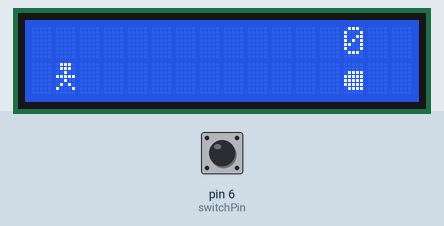
Simulated run of this sketch. Board: Arduino Uno, built with avr-gcc and run on an emulated ATmega328P. Shown: 16×2 character LCD. Inputs (shaded band) come from the test bench; at power-on: pin 6 (switchPin) LOW. What the sketch prints to the serial monitor is not drawn.

Above: at 1.2 s.
1.3 s: pin 6 (switchPin) pulled HIGH for 3.2 s
At 5.0 s:
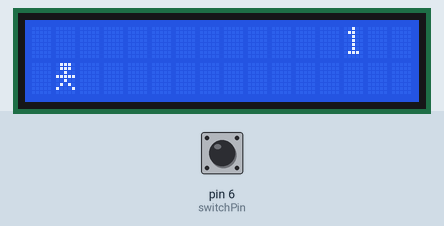
5.1 s: pin 6 (switchPin) pulled HIGH for 0.15 s
At 5.32 s:
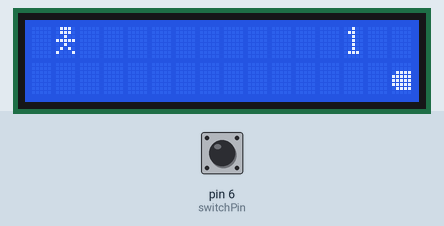
5.8 s: pin 6 (switchPin) pulled HIGH for 1 s
At 6.87 s:
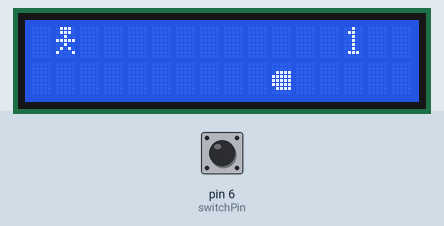
7.4 s: pin 6 (switchPin) pulled HIGH for 0.15 s
At 7.62 s:
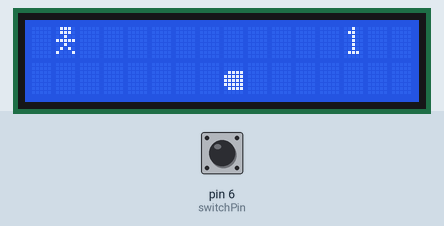
8.1 s: pin 6 (switchPin) pulled HIGH for 0.15 s
At 8.32 s:
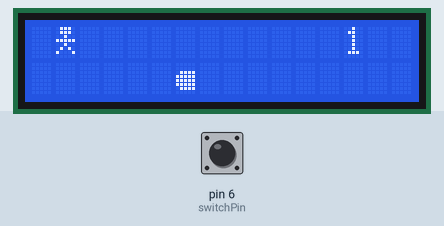
8.8 s: pin 6 (switchPin) pulled HIGH for 0.15 s
At 9.02 s:
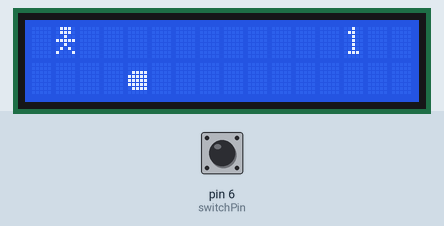
Timing chart, 0 to 10.5 s (numbered marks = the images above; inputs shaded):
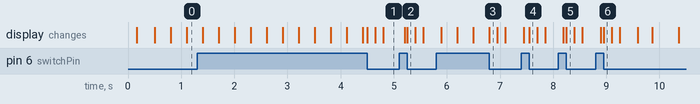

Measured:
- after the input at 1.3 s, the display: first differs from a run without the input after 3.2 s (image 1 shows a later state)
- after the input at 5.1 s, the display: first differs from a run without the input after 0.15 s (image 2)
- after the input at 5.8 s, the display: first differs from a run without the input after 1.0 s (image 3)
- after the input at 7.4 s, the display: first differs from a run without the input after 0.15 s (image 4)
- after the input at 8.1 s, the display: first differs from a run without the input after 0.15 s (image 5)
- after the input at 8.8 s, the display: first differs from a run without the input after 0.15 s (image 6)

The sketch:

Dino.ino
```cpp
#include <LiquidCrystal.h>
LiquidCrystal lcd(12,11,5,4,3,2);
const int switchPin = 6;
int switchState = 0;
int prevSwitchState = 0;
int reply;
int salta = 0;
int posPiedra = 0;
int gameOver = 0;
int pulsado = 0;
int correcto = 0;
int puntos = 0;

byte cuerpo[8] = {
B01110,
B01110,
B00100,
B11111,
B00100,
B01010,
B10001,
B00000,
};

byte piedra[8] = {
B00000,
B00000,
B01111,
B11111,
B11111,
B11111,
B01111,
B00000,
};

byte nada[8] = {
B00000,
B00000,
B00000,
B00000,
B00000,
B00000,
B00000,
B00000,
};

void setup() {
  Serial.begin(9600);
  lcd.createChar(0,cuerpo);
  lcd.createChar(1,piedra);
  lcd.createChar(2,nada);


  lcd.begin(16, 2);
  pinMode(switchPin, INPUT);
  lcd.setCursor(1, 1);
  lcd.write(byte(0));

  lcd.setCursor(13, 0);
  lcd.print(puntos);


}

void loop() {
  if(gameOver != 1){
    run();

  } else {
    lcd.setCursor(0,0);
    lcd.print("GAME OVER :(");
    puntos = 0;


    switchState = digitalRead(switchPin);

    if(switchState != prevSwitchState){
      if(switchState == LOW){ //Reiniciar partida
        lcd.clear();
        gameOver = 0;
        //pintar persona
        lcd.setCursor(1, 1);
        lcd.write(byte(0));
      }
    }
    prevSwitchState = switchState;
  }


}

void salto(){
    switchState = digitalRead(switchPin);

    if(switchState != prevSwitchState){
      if(switchState == LOW){

        if(posPiedra < 1 && correcto == 0){
          gameOver = 1;
          Serial.print("Game Over");

        } else if(posPiedra >= 1) { //animacion buen salto

         if(posPiedra == 1) {
            correcto = 1;
          }

          //eliminar persona abajo
          lcd.setCursor(1,1);
          lcd.write(byte(2));

          //pintar persona arriba
          salta = 1;
          lcd.setCursor(1,0);
          lcd.write(byte(0));
          Serial.print(posPiedra);


          delay(150);
          lcd.setCursor(posPiedra, 1);
          lcd.write(byte(1));
          lcd.write(byte(2));
          delay(150);

          //eliminar persona arriba
          lcd.setCursor(1,0);
          lcd.write(byte(2));

          lcd.setCursor(posPiedra--, 1);
          lcd.write(byte(1));
          lcd.write(byte(2));

          //bajar
          lcd.setCursor(1,1);
          lcd.write(byte(0));

          salta = 0;
          pulsado = 1;

        }
      }
      prevSwitchState = switchState;
    }

}

void run(){
  delay(100);
  lcd.setCursor(0, 1);
  lcd.write(byte(2));

  for(int i = 15; i >= 0; i--){
    if(i == 0){
      gameOver = 1;

      lcd.setCursor(0,1);
      lcd.print("pts: ");
      lcd.setCursor(5,1);
      lcd.print(puntos);
      lcd.setCursor(13, 0);
      lcd.print("   ");
      delay(500);

      break;

    }

    posPiedra = i;

    for(int j = 0; j < 300; j++){ //Tiempo de espera antes de mover piedra
      salto();
      delay(1);

      if(pulsado == 1){
        j = 300;
      }
    }

    if(pulsado == 1){
      pulsado = 0;
      if(correcto == 1){
        puntos++;
        correcto = 0;
        lcd.setCursor(13, 0);
        lcd.print(puntos);
        break;
      }

    } else {
      lcd.setCursor(i, 1);
      lcd.write(byte(1));
      lcd.write(byte(2));
    }


  }

}
```
